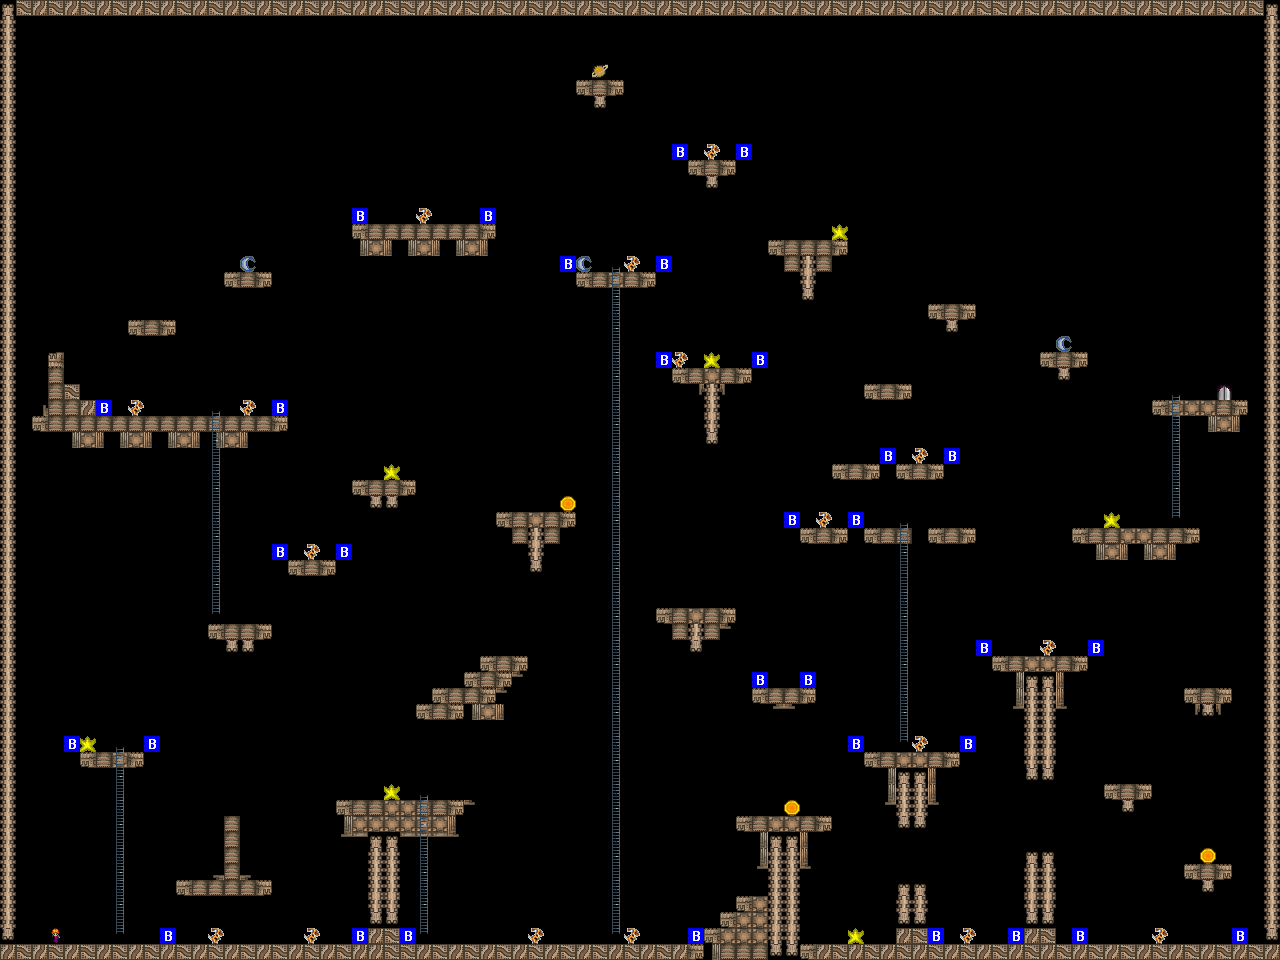

This is a level from a 2D game, rendered from its Tiled map with the project's own tilesets. A one-line summary and the map file follow, with tile-layer data summarised:
An orthogonal 80x60 tile map with 16x16 px tiles, 5 tile layers (underladder, platforms, rewards, enemies, ...).

<map version="1.0" orientation="orthogonal" renderorder="right-down" width="80" height="60" tilewidth="16" tileheight="16">
 <tileset firstgid="1" name="tiles_mga" tilewidth="16" tileheight="16">
  <image source="tiles_mga.png" width="128" height="128" />
 </tileset>
 <layer name="underladder" width="80" height="60">
  <data>[4800 cells, 8 non-empty, 3 distinct tile ids]</data>
 </layer>
 <layer name="platforms" width="80" height="60">
  <data>[4800 cells, 641 non-empty, 15 distinct tile ids]</data>
 </layer>
 <layer name="rewards" width="80" height="60">
  <data>[4800 cells, 14 non-empty, 4 distinct tile ids]</data>
 </layer>
 <layer name="enemies" width="80" height="60">
  <data>[4800 cells, 49 non-empty, 2 distinct tile ids]</data>
 </layer>
 <layer name="stalks" width="80" height="60">
  <data>[4800 cells, 104 non-empty, 5 distinct tile ids]</data>
 </layer>
</map>
